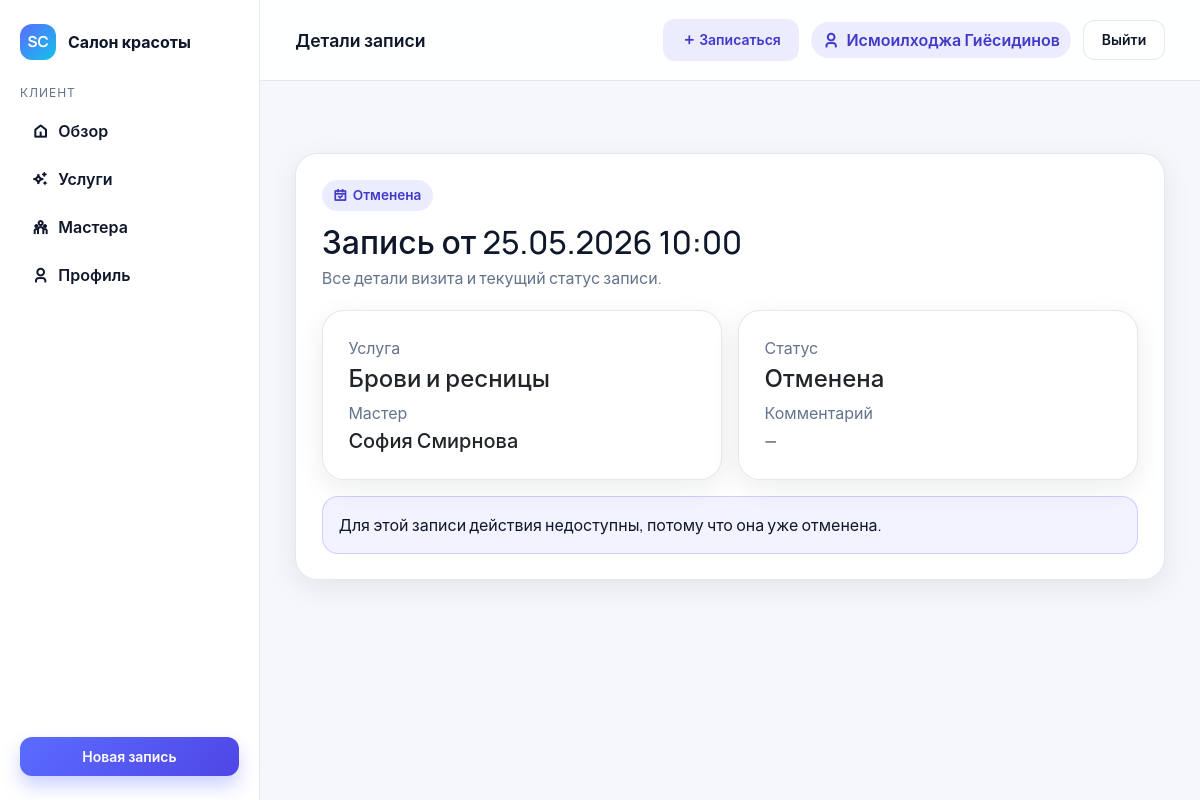
The app's page /appointments/9/ (signed in) with its own data.
### accounts/models.py (models this page shows, shortened)
class User(AbstractUser):
    class Role(models.TextChoices):
        CLIENT = "client", "Клиент"
        MASTER = "master", "Мастер"
        ADMIN = "admin", "Администратор"
    role = models.CharField(
        max_length=20,
        choices=Role.choices,
        default=Role.CLIENT,
        help_text="Роль пользователя: клиент, мастер или администратор.",
    )
    phone = models.CharField(
        max_length=30,
        blank=True,
        help_text="Контактный телефон пользователя для связи.",
    )

### appointments/models.py (models this page shows, shortened)
class Appointment(models.Model):
    class Status(models.TextChoices):
        PLANNED = "planned", "Запланирована"
        CANCELLED = "cancelled", "Отменена"
        COMPLETED = "completed", "Завершена"
    client = models.ForeignKey(
        settings.AUTH_USER_MODEL,
        on_delete=models.CASCADE,
        related_name="appointments",
        help_text="Клиент, записанный на услугу.",
    )
    master = models.ForeignKey(
        MasterProfile,
        on_delete=models.PROTECT,
        related_name="appointments",
        help_text="Мастер, оказывающий услугу.",
    )
    service = models.ForeignKey(
        Service,
        on_delete=models.PROTECT,
        related_name="appointments",
        help_text="Выбранная услуга.",
    )
    slot = models.OneToOneField(
        WorkingSlot,
        on_delete=models.PROTECT,
        related_name="appointment",
        help_text="Рабочий слот, выбранный для записи.",
    )
    status = models.CharField(
        max_length=20,
        choices=Status.choices,
        default=Status.PLANNED,
        help_text="Текущий статус записи.",
    )
    created_at = models.DateTimeField(
        auto_now_add=True, help_text="Дата и время создания записи."
    )
    updated_at = models.DateTimeField(
        auto_now=True, help_text="Дата и время последнего обновления."
    )
    notes = models.TextField(
        blank=True,
        help_text="Дополнительные пожелания или комментарии клиента.",
    )
    class Meta:
        ordering = ["-created_at"]
        verbose_name = "Запись"
        verbose_name_plural = "Записи"

### masters/models.py (models this page shows, shortened)
class WorkingSlot(models.Model):
    master = models.ForeignKey(
        MasterProfile,
        on_delete=models.CASCADE,
        related_name="working_slots",
        help_text="Мастер, которому принадлежит слот.",
    )
    start_at = models.DateTimeField(help_text="Начало рабочего слота.")
    end_at = models.DateTimeField(help_text="Окончание рабочего слота.")
    is_available = models.BooleanField(
        default=True,
        help_text="Флаг доступности слота для записи.",
    )
    class Meta:
        ordering = ["start_at"]
        verbose_name = "Рабочий слот"
        verbose_name_plural = "Рабочие слоты"

class MasterProfile(models.Model):
    user = models.OneToOneField(
        settings.AUTH_USER_MODEL,
        on_delete=models.CASCADE,
        related_name="master_profile",
        help_text="Пользователь, связанный с профилем мастера.",
    )
    bio = models.TextField(
        blank=True,
        help_text="Краткое описание опыта и специализации мастера.",
    )
    services = models.ManyToManyField(
        Service,
        related_name="masters",
        help_text="Список услуг, которые оказывает мастер.",
    )
    is_active = models.BooleanField(
        default=True,
        help_text="Признак активности мастера в расписании.",
    )
    class Meta:
        verbose_name = "Мастер"
        verbose_name_plural = "Мастера"
    def __str__(self) -> str:
        return self.user.get_full_name() or self.user.username

### services/models.py (models this page shows, shortened)
class Service(models.Model):
    name = models.CharField(max_length=120, help_text="Название услуги.")
    description = models.TextField(help_text="Подробное описание услуги.")
    duration_minutes = models.PositiveIntegerField(
        help_text="Длительность услуги в минутах."
    )
    price = models.DecimalField(
        max_digits=10,
        decimal_places=2,
        help_text="Стоимость услуги в рублях.",
    )
    is_active = models.BooleanField(
        default=True,
        help_text="Признак активности услуги для бронирования.",
    )
    class Meta:
        ordering = ["name"]
        verbose_name = "Услуга"
        verbose_name_plural = "Услуги"

### appointments/views.py (the view)
# urls.py: path("<int:pk>/", appointment_detail, name="appointment_detail"),
@login_required
def appointment_detail(request, pk):
    appointment = get_object_or_404(Appointment, pk=pk, client=request.user)
    return render(
        request,
        "appointments/appointment_detail.html",
        {"appointment": appointment},
    )

### templates/appointments/appointment_detail.html (shortened to what this page needs)
{% extends "base_dashboard.html" %}
{% block topbar_title %}Детали записи{% endblock %}
{% block content %}
<section class="section">
  <div class="panel">
    <div class="panel-header">
      <div>
        <span class="eyebrow"><i class="ri-calendar-check-line"></i> {{ appointment.get_status_display }}</span>
        <h2 class="mb-1">Запись от {{ appointment.slot.start_at|date:"d.m.Y H:i" }}</h2>
        <p class="text-muted mb-0">
          {% if appointment.status == appointment.Status.PLANNED %}
            Все детали визита и быстрые действия.
          {% else %}
            Все детали визита и текущий статус записи.
          {% endif %}
        </p>
      </div>
    </div>
    <div class="row g-3">
      <div class="col-md-6">
        <div class="card h-100">
          <div class="card-body">
            <p class="text-muted mb-1">Услуга</p>
            <h4 class="mb-2">{{ appointment.service.name }}</h4>
            <p class="text-muted mb-1">Мастер</p>
            <h5 class="mb-0">{{ appointment.master }}</h5>
          </div>
        </div>
      </div>
      <div class="col-md-6">
        <div class="card h-100">
          <div class="card-body">
            <p class="text-muted mb-1">Статус</p>
            <h4 class="mb-2">{{ appointment.get_status_display }}</h4>
            <p class="text-muted mb-1">Комментарий</p>
            <p class="mb-0">{{ appointment.notes|default:"—" }}</p>
          </div>
        </div>
      </div>
    </div>
    {% if appointment.status != appointment.Status.PLANNED %}
      <div class="alert alert-info mt-3 mb-0">
        Для этой записи действия недоступны, потому что она уже {{ appointment.get_status_display|lower }}.
      </div>
    {% endif %}
  </div>
</section>
{% endblock %}

### templates/base_dashboard.html (shortened to what this page needs)
{% load static %}
<!doctype html>
<html lang="ru">
  <head>
    <link href="https://cdn.jsdelivr.net/npm/bootstrap@5.3.3/dist/css/bootstrap.min.css" rel="stylesheet">
    <link href="https://cdn.jsdelivr.net/npm/remixicon@4.3.0/fonts/remixicon.css" rel="stylesheet">
    <link href="{% static 'css/app.css' %}" rel="stylesheet">
  </head>
  <body class="app-body body-dashboard">
    <div class="dashboard-shell">
      <aside class="dashboard-sidebar">
        <div class="sidebar-brand">
          <span class="brand-mark">SC</span>
          Салон красоты
        </div>
        <div>
          <p class="sidebar-section">Клиент</p>
          <nav class="sidebar-nav">
            <a class="sidebar-link" href="{% url 'appointments:dashboard' %}"><i class="ri-home-5-line"></i> Обзор</a>
            <a class="sidebar-link" href="{% url 'services:list' %}"><i class="ri-sparkling-line"></i> Услуги</a>
            <a class="sidebar-link" href="{% url 'masters:list' %}"><i class="ri-team-line"></i> Мастера</a>
            <a class="sidebar-link" href="{% url 'accounts:profile' %}"><i class="ri-user-3-line"></i> Профиль</a>
          </nav>
        </div>
        <div class="sidebar-footer">
          <a class="btn btn-primary btn-sm w-100" href="{% url 'services:list' %}">Новая запись</a>
        </div>
      </aside>
      <div class="dashboard-main">
        <header class="dashboard-topbar">
          <p class="topbar-title">{% block topbar_title %}Личный кабинет{% endblock %}</p>
          <div class="topbar-actions">
            <a class="btn btn-soft btn-sm" href="{% url 'services:list' %}"><i class="ri-add-line"></i> Записаться</a>
            <span class="user-chip"><i class="ri-user-3-line"></i> {{ user.get_full_name|default:user.username }}</span>
            <a class="btn btn-ghost btn-sm" href="{% url 'accounts:logout' %}">Выйти</a>
          </div>
        </header>
        <main class="dashboard-content">
          {% block content %}{% endblock %}
        </main>
      </div>
    </div>
  </body>
</html>

### records on screen
User: get_full_name "Исмоилходжа Гиёсидинов"
Appointment: status "Отменена", slot.start_at "25.05.2026 10:00", service.name "Брови и ресницы", master "София Смирнова", notes "—", status "отменена"
